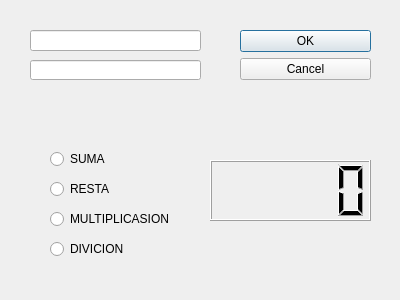
<?xml version="1.0" encoding="UTF-8"?>
<ui version="4.0">
 <class>Dialog</class>
 <widget class="QDialog" name="Dialog">
  <property name="geometry">
   <rect>
    <x>0</x>
    <y>0</y>
    <width>400</width>
    <height>300</height>
   </rect>
  </property>
  <property name="windowTitle">
   <string>Dialog</string>
  </property>
  <widget class="QDialogButtonBox" name="buttonBox">
   <property name="geometry">
    <rect>
     <x>240</x>
     <y>30</y>
     <width>131</width>
     <height>241</height>
    </rect>
   </property>
   <property name="orientation">
    <enum>Qt::Vertical</enum>
   </property>
   <property name="standardButtons">
    <set>QDialogButtonBox::Cancel|QDialogButtonBox::Ok</set>
   </property>
  </widget>
  <widget class="QLineEdit" name="lineEdit">
   <property name="geometry">
    <rect>
     <x>30</x>
     <y>30</y>
     <width>171</width>
     <height>21</height>
    </rect>
   </property>
  </widget>
  <widget class="QLineEdit" name="lineEdit_2">
   <property name="geometry">
    <rect>
     <x>30</x>
     <y>60</y>
     <width>171</width>
     <height>20</height>
    </rect>
   </property>
  </widget>
  <widget class="QRadioButton" name="radioButton">
   <property name="geometry">
    <rect>
     <x>50</x>
     <y>150</y>
     <width>90</width>
     <height>18</height>
    </rect>
   </property>
   <property name="text">
    <string>SUMA</string>
   </property>
  </widget>
  <widget class="QRadioButton" name="radioButton_2">
   <property name="geometry">
    <rect>
     <x>50</x>
     <y>180</y>
     <width>90</width>
     <height>18</height>
    </rect>
   </property>
   <property name="text">
    <string>RESTA</string>
   </property>
  </widget>
  <widget class="QRadioButton" name="radioButton_3">
   <property name="geometry">
    <rect>
     <x>50</x>
     <y>210</y>
     <width>121</width>
     <height>18</height>
    </rect>
   </property>
   <property name="text">
    <string>MULTIPLICASION</string>
   </property>
  </widget>
  <widget class="QRadioButton" name="radioButton_4">
   <property name="geometry">
    <rect>
     <x>50</x>
     <y>240</y>
     <width>90</width>
     <height>18</height>
    </rect>
   </property>
   <property name="text">
    <string>DIVICION</string>
   </property>
  </widget>
  <widget class="QLCDNumber" name="lcdNumber">
   <property name="geometry">
    <rect>
     <x>210</x>
     <y>160</y>
     <width>161</width>
     <height>61</height>
    </rect>
   </property>
  </widget>
 </widget>
 <resources/>
 <connections>
  <connection>
   <sender>buttonBox</sender>
   <signal>accepted()</signal>
   <receiver>Dialog</receiver>
   <slot>accept()</slot>
   <hints>
    <hint type="sourcelabel">
     <x>248</x>
     <y>254</y>
    </hint>
    <hint type="destinationlabel">
     <x>157</x>
     <y>274</y>
    </hint>
   </hints>
  </connection>
  <connection>
   <sender>buttonBox</sender>
   <signal>rejected()</signal>
   <receiver>Dialog</receiver>
   <slot>reject()</slot>
   <hints>
    <hint type="sourcelabel">
     <x>316</x>
     <y>260</y>
    </hint>
    <hint type="destinationlabel">
     <x>286</x>
     <y>274</y>
    </hint>
   </hints>
  </connection>
 </connections>
</ui>
